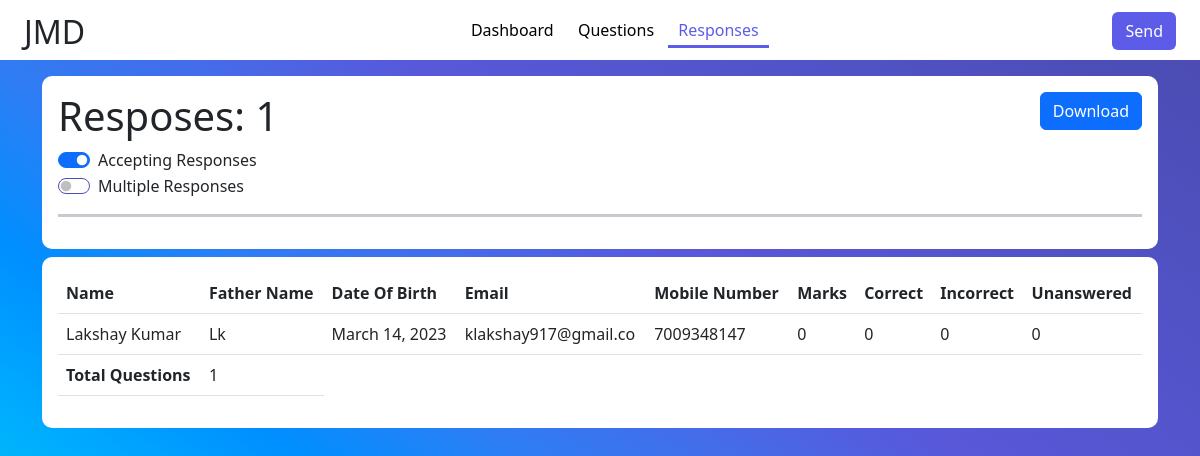
Screenshot of /viewResponses/4 (signed in) with the database file from the repository.
### generateTest/models.py (models this page shows, shortened)
class BaseModel(models.Model):
    id=models.AutoField(primary_key=True)
    created_at=models.DateField(auto_now_add=True)
    updated_at= models.DateField(auto_now=True)
    class Meta:
        abstract=True

class Test(BaseModel):
    name=models.CharField(max_length=255,unique=True)
    summary=models.TextField()
    duration=models.DurationField()
    accepting_response= models.BooleanField(default=True)
    mutli_response= models.BooleanField(default=False)

class Student(BaseModel):
    test_id=models.ForeignKey(Test,related_name="Student_test" ,on_delete=models.CASCADE)
    name=models.CharField(max_length=100)
    father_name=models.CharField(max_length=100)
    email = models.EmailField()
    gender=models.CharField(max_length=10)
    dob = models.DateField()
    phone_number = models.CharField(max_length=20)
    college=models.CharField(max_length=100)
    marks=models.IntegerField(default=0)
    email_token=models.CharField(max_length=200)
    is_verified = models.BooleanField(default=False)
    test_complete = models.BooleanField(default=False)
    correct = models.IntegerField(default=0)
    incorrect = models.IntegerField(default=0)
    unanswered=models.IntegerField(default=0)
    def __str__(self):
        return self.name

### generateTest/views.py (the view, shortened to what this page needs)
# urls.py: path('viewResponses/<int:quiz_id>',views.viewResponses,name='viewResponses'),
@login_required(login_url='/login')
def viewResponses(request,quiz_id):
    student_list = Student.objects.filter(test_id=quiz_id)
    quiz=Test.objects.get(id=quiz_id)
    question=Questions.objects.filter(test_id=quiz_id)
    link=f'https://preogative.in/exam/studentDetails/{quiz_id}'
    print(student_list)
    paginator = Paginator(student_list, 1) # Show 10 students per page
    page = request.GET.get('page')
    students = paginator.get_page(page)
    context = {
        'students': students,'total_responses':len(student_list),
        'quiz':quiz,'link':link,'total_questions':len(question)
    }
    return render(request, 'generateTest/responses.html', context)

### generateTest/templates/generateTest/responses.html (shortened to what this page needs)
{% extends 'generateTest/base.html' %}
{%block content%}
{% include "generateTest/quizNav.html" %}
 <div style="min-height:100vh">
 <div class="container mt-3" style="border-radius: 5px; ">
    <div class="box">
      {% if total_responses != 0 %}
      <a href="/downloadCSV/{{quiz.id}}" class="btn btn-primary" style="float: right;">Download</a>
     {%endif%}
      <h1>Resposes: {{total_responses}}</h1>
      <form id="acceptForm" method="POST">
      <div class="form-check form-switch" >
        <label class="form-check-label" for="flexSwitchCheckChecked">Accepting Responses</label>
        <input class="form-check-input switch" type="checkbox" name="acceptResponse" role="switch" id="acceptResponse" {% if quiz.accepting_response %}checked{% endif %}>
      </div>
      </form>
      <form id="multiForm" method="POST">
      <div class="form-check form-switch" >
        <label class="form-check-label" for="flexSwitchCheckChecked">Multiple Responses</label>
        <input class="form-check-input switch"  type="checkbox" name="multiResponse" role="switch" id="multiResponse" {% if quiz.mutli_response %}checked{% endif %}>
      </div>
    </form>
     <hr color="#342a4e"  size="5px">
    </div>
    <div class="box overflow-x-scroll">
    {% if total_responses == 0 %}
    <h3>OOPS! No Responses Yet.</h3>
    {% else %}
    <table class="table viewtable p-5" >
    <thead>
      <tr>
        <th class="p-10" scope="col">Name</th>
        <th scope="col">Father Name</th>
        <th scope="col">Date Of Birth</th>
        <th scope="col">Email</th>
        <th scope="col">Mobile Number</th>
        <th scope="col">Marks</th>
        <th scope="col">Correct</th>
        <th scope="col">Incorrect</th>
        <th scope="col">Unanswered</th>
      </tr>
    </thead>
    <tbody>
      {% for student in students %}
        <tr>
          <td>{{ student.name }}</td>
          <td>{{ student.father_name }}</td>
          <td>{{ student.dob}}</td>
          <td>{{ student.email }}</td>
          <td>{{ student.phone_number }}</td>
          <td>{{ student.marks}}</td>
          <td>{{ student.correct}}</td>
          <td>{{ student.incorrect}}</td>
          <td>{{ student.unanswered}}</td>
        </tr>
        <tr style="background-color: rgb(209, 209, 209);">
          <td><b>Total Questions</b></td>
          <td>{{total_questions}}</td>
        </tr>
      {% endfor %}
    </tbody>
  </table>
    {% endif %}
  </div>
</div>
</div>
{% endblock %}

### generateTest/templates/generateTest/responses.html (style rules this page uses)
body { background-image: linear-gradient(to left bottom, #4b4baf, #4e4eba, #5152c4, #5555cf, #5858da, #456ce9, #2d7ef5, #008fff, #00acff, #00c2f2, #00d3d1, #3ee0ae); }
.box { margin-bottom: 0.5rem; background-color: white; border-radius: 10px; padding: 1rem; }
.switch { border-color:#4e4eba; }

### rows the page displays
Test: accepting_response "☑"
Student: name "Lakshay Kumar", father_name "Lk", dob "March 14, 2023", email "klakshay917@gmail.co", phone_number "7009348147", marks "0", correct "0", incorrect "0", unanswered "0", total_questions "1"

### other values shown
{{ total_responses }} "1"
